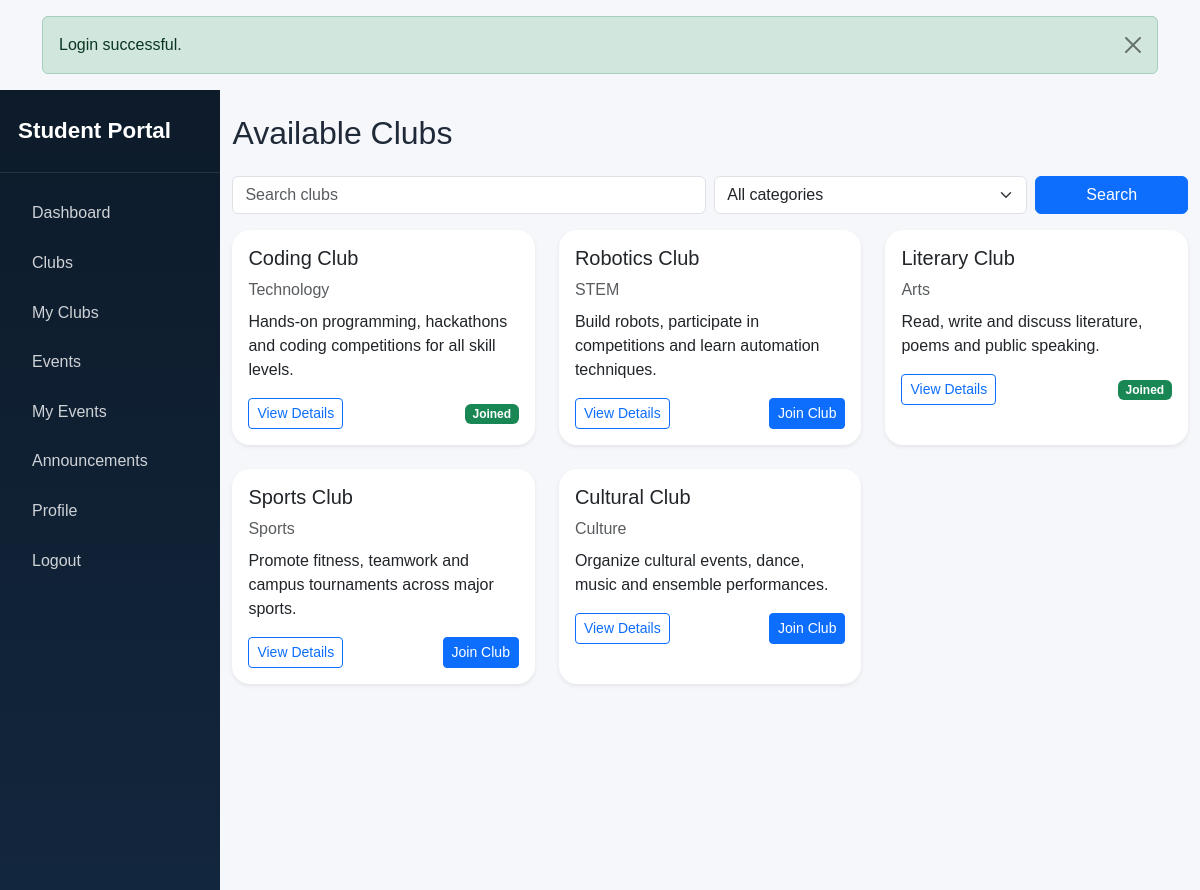
Screenshot of /student/clubs.php (signed in) with the database file from the repository.
### tables this page shows
CREATE TABLE `clubs` (
  `id` INT AUTO_INCREMENT PRIMARY KEY,
  `name` VARCHAR(150) NOT NULL,
  `description` TEXT NOT NULL,
  `category` VARCHAR(100) NOT NULL,
  `faculty_coordinator` VARCHAR(150) NOT NULL,
  `contact_email` VARCHAR(150) NOT NULL,
  `meeting_location` VARCHAR(180) NOT NULL,
  `meeting_schedule` VARCHAR(120) NOT NULL,
  `image` VARCHAR(255) DEFAULT NULL,
  `status` ENUM('active','inactive') NOT NULL DEFAULT 'active',
  `created_at` TIMESTAMP DEFAULT CURRENT_TIMESTAMP,
  INDEX `idx_club_category` (`category`),
  INDEX `idx_club_name` (`name`)
);

### config/auth.php (called while the page is built, shortened)
<?php
function e($value): string
{
    return htmlspecialchars((string)$value, ENT_QUOTES, 'UTF-8');
}

### student/clubs.php (the view, shortened to what this page needs)
<?php
require_once __DIR__ . '/../config/auth.php';
include __DIR__ . '/../includes/header.php';
$pdo = getPDO();
$search = $_GET['search'] ?? '';
$where = ['c.status = "active"'];
$params = [];
$stmt = $pdo->prepare('SELECT c.* FROM clubs c WHERE ' . implode(' AND ', $where) . ' ORDER BY c.created_at DESC');
$stmt->execute($params);
$clubs = $stmt->fetchAll();
?>
<div class="d-flex">
    <?php include __DIR__ . '/../includes/student_sidebar.php'; ?>
    <main class="main-content">
        <div class="container-fluid py-4">
            <h2 class="mb-4">Available Clubs</h2>
            <form method="GET" class="row g-2 mb-3">
                <div class="col-md-6"><input type="text" name="search" value="<?= e($search) ?>" class="form-control" placeholder="Search clubs"></div>
                <div class="col-md-4"><select name="category" class="form-select"><option value="">All categories</option></select></div>
                <div class="col-md-2"><button type="submit" class="btn btn-primary w-100">Search</button></div>
            </form>
            <div class="row g-4">
                <?php foreach ($clubs as $club): ?>
                    <?php $joined = $pdo->prepare('SELECT id FROM memberships WHERE user_id = ? AND club_id = ?'); $joined->execute([$user['id'], $club['id']]); ?>
                    <div class="col-md-4">
                        <div class="card h-100 shadow-sm border-0">
                            <div class="card-body">
                                <h5><?= e($club['name']) ?></h5>
                                <p class="text-muted mb-2"><?= e($club['category']) ?></p>
                                <p><?= e($club['description']) ?></p>
                                <div class="d-flex justify-content-between align-items-center">
                                    <a href="<?= BASE_URL ?>/student/club_details.php?id=<?= (int)$club['id'] ?>" class="btn btn-outline-primary btn-sm">View Details</a>
                                    <?php if ($joined->rowCount() === 0): ?><a href="<?= BASE_URL ?>/student/join_club.php?id=<?= (int)$club['id'] ?>" class="btn btn-primary btn-sm">Join Club</a><?php else: ?><span class="badge bg-success">Joined</span><?php endif; ?>
                                </div>
                            </div>
                        </div>
                    </div>
                <?php endforeach; ?>
            </div>
        </div>
    </main>
</div>
<?php include __DIR__ . '/../includes/footer.php'; ?>

### assets/css/style.css (style rules this page uses)
.card { border-radius: 18px; }
.main-content { width: 100%; min-height: 100vh; background: #f5f7fb; }

### rows the page displays
clubs: name "Coding Club", category "Technology", description "Hands-on programming, hackathons and coding competitions for all skill levels.", shows "Joined"
clubs: name "Robotics Club", category "STEM", description "Build robots, participate in competitions and learn automation techniques."
clubs: name "Literary Club", category "Arts", description "Read, write and discuss literature, poems and public speaking.", shows "Joined"
clubs: name "Sports Club", category "Sports", description "Promote fitness, teamwork and campus tournaments across major sports."
clubs: name "Cultural Club", category "Culture", description "Organize cultural events, dance, music and ensemble performances."

### other values shown
$message "Login successful."
